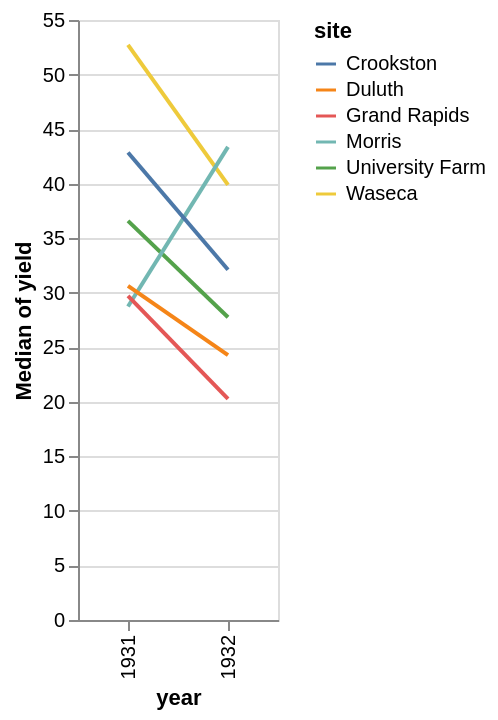

Specify this chart in Vega-Lite:
### Vega-Lite specification from a JSON file in a GitHub repository (floating-point values rounded to 4 significant figures)
{"$schema": "https://vega.github.io/schema/vega-lite/v6.json", "data": {"values": [{"yield": 27, "variety": "Manchuria", "year": 1931, "site": "University Farm"}, {"yield": 48.87, "variety": "Manchuria", "year": 1931, "site": "Waseca"}, {"yield": 27.43, "variety": "Manchuria", "year": 1931, "site": "Morris"}, {"yield": 39.93, "variety": "Manchuria", "year": 1931, "site": "Crookston"}, {"yield": 32.97, "variety": "Manchuria", "year": 1931, "site": "Grand Rapids"}, {"yield": 28.97, "variety": "Manchuria", "year": 1931, "site": "Duluth"}, {"yield": 43.07, "variety": "Glabron", "year": 1931, "site": "University Farm"}, {"yield": 55.2, "variety": "Glabron", "year": 1931, "site": "Waseca"}, {"yield": 28.77, "variety": "Glabron", "year": 1931, "site": "Morris"}, {"yield": 38.13, "variety": "Glabron", "year": 1931, "site": "Crookston"}, {"yield": 29.13, "variety": "Glabron", "year": 1931, "site": "Grand Rapids"}, {"yield": 29.67, "variety": "Glabron", "year": 1931, "site": "Duluth"}, {"yield": 35.13, "variety": "Svansota", "year": 1931, "site": "University Farm"}, {"yield": 47.33, "variety": "Svansota", "year": 1931, "site": "Waseca"}, {"yield": 25.77, "variety": "Svansota", "year": 1931, "site": "Morris"}, {"yield": 40.47, "variety": "Svansota", "year": 1931, "site": "Crookston"}, {"yield": 29.67, "variety": "Svansota", "year": 1931, "site": "Grand Rapids"}, {"yield": 25.7, "variety": "Svansota", "year": 1931, "site": "Duluth"}, {"yield": 39.9, "variety": "Velvet", "year": 1931, "site": "University Farm"}, {"yield": 50.23, "variety": "Velvet", "year": 1931, "site": "Waseca"}, {"yield": 26.13, "variety": "Velvet", "year": 1931, "site": "Morris"}, {"yield": 41.33, "variety": "Velvet", "year": 1931, "site": "Crookston"}, {"yield": 23.03, "variety": "Velvet", "year": 1931, "site": "Grand Rapids"}, {"yield": 26.3, "variety": "Velvet", "year": 1931, "site": "Duluth"}, {"yield": 36.57, "variety": "Trebi", "year": 1931, "site": "University Farm"}, {"yield": 63.83, "variety": "Trebi", "year": 1931, "site": "Waseca"}, {"yield": 43.77, "variety": "Trebi", "year": 1931, "site": "Morris"}, {"yield": 46.93, "variety": "Trebi", "year": 1931, "site": "Crookston"}, {"yield": 29.77, "variety": "Trebi", "year": 1931, "site": "Grand Rapids"}, {"yield": 33.93, "variety": "Trebi", "year": 1931, "site": "Duluth"}, {"yield": 43.27, "variety": "No. 457", "year": 1931, "site": "University Farm"}, {"yield": 58.1, "variety": "No. 457", "year": 1931, "site": "Waseca"}, {"yield": 28.7, "variety": "No. 457", "year": 1931, "site": "Morris"}, {"yield": 45.67, "variety": "No. 457", "year": 1931, "site": "Crookston"}, {"yield": 32.17, "variety": "No. 457", "year": 1931, "site": "Grand Rapids"}, {"yield": 33.6, "variety": "No. 457", "year": 1931, "site": "Duluth"}, {"yield": 36.6, "variety": "No. 462", "year": 1931, "site": "University Farm"}, {"yield": 65.77, "variety": "No. 462", "year": 1931, "site": "Waseca"}, {"yield": 30.37, "variety": "No. 462", "year": 1931, "site": "Morris"}, {"yield": 48.57, "variety": "No. 462", "year": 1931, "site": "Crookston"}, {"yield": 24.93, "variety": "No. 462", "year": 1931, "site": "Grand Rapids"}, {"yield": 28.1, "variety": "No. 462", "year": 1931, "site": "Duluth"}, {"yield": 32.77, "variety": "Peatland", "year": 1931, "site": "University Farm"}, {"yield": 48.57, "variety": "Peatland", "year": 1931, "site": "Waseca"}, {"yield": 29.87, "variety": "Peatland", "year": 1931, "site": "Morris"}, {"yield": 41.6, "variety": "Peatland", "year": 1931, "site": "Crookston"}, {"yield": 34.7, "variety": "Peatland", "year": 1931, "site": "Grand Rapids"}, {"yield": 32, "variety": "Peatland", "year": 1931, "site": "Duluth"}, {"yield": 24.67, "variety": "No. 475", "year": 1931, "site": "University Farm"}, {"yield": 46.77, "variety": "No. 475", "year": 1931, "site": "Waseca"}, {"yield": 22.6, "variety": "No. 475", "year": 1931, "site": "Morris"}, {"yield": 44.1, "variety": "No. 475", "year": 1931, "site": "Crookston"}, {"yield": 19.7, "variety": "No. 475", "year": 1931, "site": "Grand Rapids"}, {"yield": 33.07, "variety": "No. 475", "year": 1931, "site": "Duluth"}, {"yield": 39.3, "variety": "Wisconsin No. 38", "year": 1931, "site": "University Farm"}, {"yield": 58.8, "variety": "Wisconsin No. 38", "year": 1931, "site": "Waseca"}, {"yield": 29.47, "variety": "Wisconsin No. 38", "year": 1931, "site": "Morris"}, {"yield": 49.87, "variety": "Wisconsin No. 38", "year": 1931, "site": "Crookston"}, {"yield": 34.47, "variety": "Wisconsin No. 38", "year": 1931, "site": "Grand Rapids"}, {"yield": 31.6, "variety": "Wisconsin No. 38", "year": 1931, "site": "Duluth"}, {"yield": 26.9, "variety": "Manchuria", "year": 1932, "site": "University Farm"}, {"yield": 33.47, "variety": "Manchuria", "year": 1932, "site": "Waseca"}, {"yield": 34.37, "variety": "Manchuria", "year": 1932, "site": "Morris"}, {"yield": 32.97, "variety": "Manchuria", "year": 1932, "site": "Crookston"}, {"yield": 22.13, "variety": "Manchuria", "year": 1932, "site": "Grand Rapids"}, {"yield": 22.57, "variety": "Manchuria", "year": 1932, "site": "Duluth"}, {"yield": 36.8, "variety": "Glabron", "year": 1932, "site": "University Farm"}, {"yield": 37.73, "variety": "Glabron", "year": 1932, "site": "Waseca"}, {"yield": 35.13, "variety": "Glabron", "year": 1932, "site": "Morris"}, {"yield": 26.17, "variety": "Glabron", "year": 1932, "site": "Crookston"}, {"yield": 14.43, "variety": "Glabron", "year": 1932, "site": "Grand Rapids"}, {"yield": 25.87, "variety": "Glabron", "year": 1932, "site": "Duluth"}, {"yield": 27.43, "variety": "Svansota", "year": 1932, "site": "University Farm"}, {"yield": 38.5, "variety": "Svansota", "year": 1932, "site": "Waseca"}, {"yield": 35.03, "variety": "Svansota", "year": 1932, "site": "Morris"}, {"yield": 20.63, "variety": "Svansota", "year": 1932, "site": "Crookston"}, {"yield": 16.63, "variety": "Svansota", "year": 1932, "site": "Grand Rapids"}, {"yield": 22.23, "variety": "Svansota", "year": 1932, "site": "Duluth"}, {"yield": 26.8, "variety": "Velvet", "year": 1932, "site": "University Farm"}, {"yield": 37.4, "variety": "Velvet", "year": 1932, "site": "Waseca"}, {"yield": 38.83, "variety": "Velvet", "year": 1932, "site": "Morris"}, {"yield": 32.07, "variety": "Velvet", "year": 1932, "site": "Crookston"}, {"yield": 32.23, "variety": "Velvet", "year": 1932, "site": "Grand Rapids"}, {"yield": 22.47, "variety": "Velvet", "year": 1932, "site": "Duluth"}, {"yield": 29.07, "variety": "Trebi", "year": 1932, "site": "University Farm"}, {"yield": 49.23, "variety": "Trebi", "year": 1932, "site": "Waseca"}, {"yield": 46.63, "variety": "Trebi", "year": 1932, "site": "Morris"}, {"yield": 41.83, "variety": "Trebi", "year": 1932, "site": "Crookston"}, {"yield": 20.63, "variety": "Trebi", "year": 1932, "site": "Grand Rapids"}, {"yield": 30.6, "variety": "Trebi", "year": 1932, "site": "Duluth"}, {"yield": 26.43, "variety": "No. 457", "year": 1932, "site": "University Farm"}, {"yield": 42.2, "variety": "No. 457", "year": 1932, "site": "Waseca"}, {"yield": 43.53, "variety": "No. 457", "year": 1932, "site": "Morris"}, {"yield": 34.33, "variety": "No. 457", "year": 1932, "site": "Crookston"}, {"yield": 19.47, "variety": "No. 457", "year": 1932, "site": "Grand Rapids"}, {"yield": 22.7, "variety": "No. 457", "year": 1932, "site": "Duluth"}, {"yield": 25.57, "variety": "No. 462", "year": 1932, "site": "University Farm"}, {"yield": 44.7, "variety": "No. 462", "year": 1932, "site": "Waseca"}, {"yield": 47, "variety": "No. 462", "year": 1932, "site": "Morris"}, {"yield": 30.53, "variety": "No. 462", "year": 1932, "site": "Crookston"}, {"yield": 19.9, "variety": "No. 462", "year": 1932, "site": "Grand Rapids"}, {"yield": 22.5, "variety": "No. 462", "year": 1932, "site": "Duluth"}, {"yield": 28.07, "variety": "Peatland", "year": 1932, "site": "University Farm"}, {"yield": 36.03, "variety": "Peatland", "year": 1932, "site": "Waseca"}, {"yield": 43.2, "variety": "Peatland", "year": 1932, "site": "Morris"}, {"yield": 25.23, "variety": "Peatland", "year": 1932, "site": "Crookston"}, {"yield": 26.77, "variety": "Peatland", "year": 1932, "site": "Grand Rapids"}, {"yield": 31.37, "variety": "Peatland", "year": 1932, "site": "Duluth"}, {"yield": 30, "variety": "No. 475", "year": 1932, "site": "University Farm"}, {"yield": 41.27, "variety": "No. 475", "year": 1932, "site": "Waseca"}, {"yield": 44.23, "variety": "No. 475", "year": 1932, "site": "Morris"}, {"yield": 32.13, "variety": "No. 475", "year": 1932, "site": "Crookston"}, {"yield": 15.23, "variety": "No. 475", "year": 1932, "site": "Grand Rapids"}, {"yield": 27.37, "variety": "No. 475", "year": 1932, "site": "Duluth"}, {"yield": 38, "variety": "Wisconsin No. 38", "year": 1932, "site": "University Farm"}, {"yield": 58.17, "variety": "Wisconsin No. 38", "year": 1932, "site": "Waseca"}, {"yield": 47.17, "variety": "Wisconsin No. 38", "year": 1932, "site": "Morris"}, {"yield": 35.9, "variety": "Wisconsin No. 38", "year": 1932, "site": "Crookston"}, {"yield": 20.67, "variety": "Wisconsin No. 38", "year": 1932, "site": "Grand Rapids"}, {"yield": 29.33, "variety": "Wisconsin No. 38", "year": 1932, "site": "Duluth"}]}, "mark": "line", "width": {"step": 50}, "encoding": {"x": {"field": "year", "type": "ordinal", "scale": {"padding": 0.5}}, "y": {"aggregate": "median", "field": "yield", "type": "quantitative"}, "color": {"field": "site", "type": "nominal"}}}
